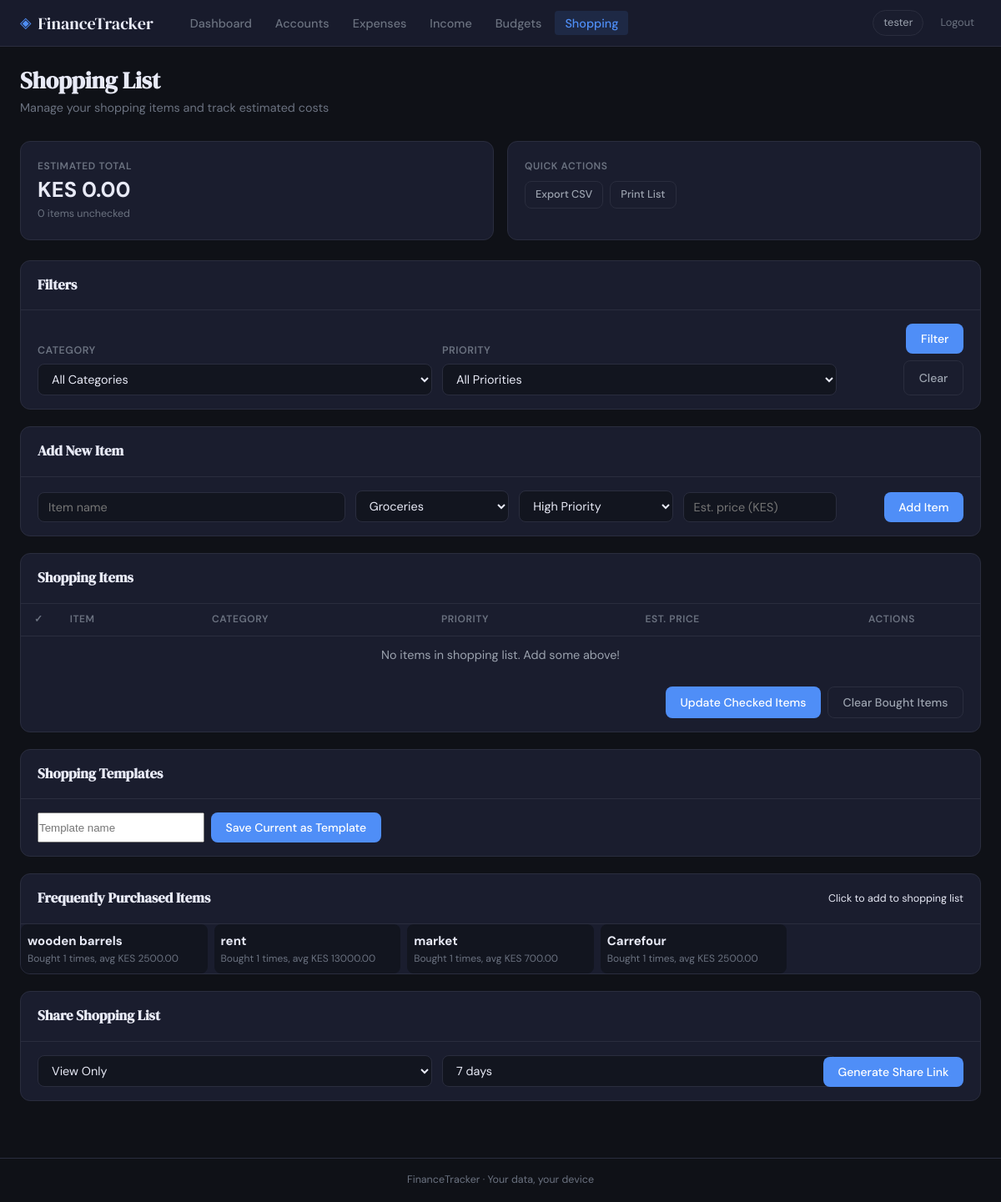
Page /shopping (signed in) on the committed database.
### tables this page shows
CREATE TABLE expenses (
            id INTEGER PRIMARY KEY AUTOINCREMENT,
            user_id INTEGER NOT NULL,
            amount REAL NOT NULL,
            description TEXT,
            category TEXT NOT NULL,
            subcategory TEXT NOT NULL,
            expense_date TEXT NOT NULL,
            created_at TEXT DEFAULT (datetime('now')), account_id INTEGER,
            FOREIGN KEY (user_id) REFERENCES users(id)
        );

### app.py (the view, shortened to what this page needs)
@app.route('/shopping', methods=['GET', 'POST'])
@login_required
def shopping():
    uid = current_user_id()
    db  = get_db()
    edit_id         = request.args.get('edit_id', type=int)
    category_filter = request.args.get('category_filter', '')
    priority_filter = request.args.get('priority_filter', '')
    query  = 'SELECT * FROM shopping_list WHERE user_id=?'
    params = [uid]
    if category_filter:
        query  += ' AND category=?'
        params.append(category_filter)
    if priority_filter:
        query  += ' AND priority=?'
        params.append(int(priority_filter))
    query += ' ORDER BY bought ASC, priority ASC, sort_order, id'
    items     = db.execute(query, params).fetchall()
    templates = db.execute(
        'SELECT * FROM shopping_templates WHERE user_id=? ORDER BY created_at DESC', (uid,)
    ).fetchall()
    shopping_total, shopping_count = get_shopping_total(uid)
    frequent_items  = get_frequent_items(uid)
    share_token     = get_active_share_token(uid)
    return render_template('shopping.html',
        items=items, edit_id=edit_id,
        categories=SHOPPING_CATEGORIES, priority_options=PRIORITY_OPTIONS,
        category_filter=category_filter, priority_filter=priority_filter,
        templates=templates,
        shopping_total=shopping_total, shopping_count=shopping_count,
        frequent_items=frequent_items, share_token=share_token,
        currency_symbol=CURRENCY_SYMBOL,
    )

### app.py (called while the page is built)
def get_db():
    if 'db' not in g:
        g.db = sqlite3.connect(DB_PATH)
        g.db.row_factory = sqlite3.Row
        g.db.execute('PRAGMA foreign_keys = ON')
    return g.db

def login_required(f):
    @wraps(f)
    def decorated(*args, **kwargs):
        if 'user_id' not in session:
            flash('Please log in to continue.', 'warning')
            return redirect(url_for('login'))
        return f(*args, **kwargs)
    return decorated

def current_user_id():
    return session.get('user_id')

def get_shopping_total(user_id):
    db = get_db()
    result = db.execute(
        'SELECT COALESCE(SUM(estimated_price), 0) as total, COUNT(*) as count '
        'FROM shopping_list WHERE user_id=? AND bought=0',
        (user_id,)
    ).fetchone()
    return result['total'], result['count']

def get_frequent_items(user_id, limit=8):
    db = get_db()
    rows = db.execute('''
        SELECT description, COUNT(*) as frequency, AVG(amount) as avg_price
        FROM expenses
        WHERE user_id=? AND description IS NOT NULL AND description != ''
        GROUP BY LOWER(description)
        ORDER BY frequency DESC
        LIMIT ?
    ''', (user_id, limit)).fetchall()
    return [dict(r) for r in rows]

def get_active_share_token(user_id):
    db = get_db()
    row = db.execute('''
        SELECT share_token FROM shopping_shares
        WHERE user_id=?
          AND (expires_at IS NULL OR expires_at > datetime('now'))
        ORDER BY created_at DESC LIMIT 1
    ''', (user_id,)).fetchone()
    return row['share_token'] if row else None

### templates/shopping.html (shortened to what this page needs)
{% extends "base.html" %}
{% block content %}
<div class="container">
    <div class="page-header">
        <div>
            <h1 class="page-title">Shopping List</h1>
            <p class="page-sub">Manage your shopping items and track estimated costs</p>
        </div>
    </div>
    <div class="kpi-row">
        <div class="kpi-card">
            <div class="kpi-label">Estimated Total</div>
            <div class="kpi-value">{{ currency_symbol }} {{ "{:,.2f}".format(shopping_total) }}</div>
            <div class="kpi-meta">{{ shopping_count }} items unchecked</div>
        </div>
        <div class="kpi-card">
            <div class="kpi-label">Quick Actions</div>
            <div class="summary-actions" style="display: flex; gap: 0.5rem; margin-top: 0.5rem;">
                <a href="{{ url_for('export_shopping') }}" class="btn btn-sm btn-outline">Export CSV</a>
                <a href="{{ url_for('print_shopping') }}" class="btn btn-sm btn-outline" target="_blank">Print List</a>
            </div>
        </div>
    </div>
    <div class="card">
        <div class="card-header">
            <h3 class="card-title">Filters</h3>
        </div>
        <form method="GET">
            <div class="form-row">
                <div class="form-group">
                    <label>Category</label>
                    <select name="category_filter">
                        <option value="">All Categories</option>
                    </select>
                </div>
                <div class="form-group">
                    <label>Priority</label>
                    <select name="priority_filter">
                        <option value="">All Priorities</option>
                    </select>
                </div>
                <div class="form-group form-group-btn">
                    <button type="submit" class="btn btn-primary">Filter</button>
                    <a href="{{ url_for('shopping') }}" class="btn btn-outline">Clear</a>
                </div>
            </div>
        </form>
    </div>
    <div class="card">
        <div class="card-header">
            <h3 class="card-title">Add New Item</h3>
        </div>
        <form method="POST">
            <div class="form-row">
                <div class="form-group form-group-wide">
                    <input type="text" name="item_name" placeholder="Item name" required>
                </div>
                <div class="form-group">
                    <select name="category">
                        {% for cat in categories %}
                        <option value="{{ cat }}">{{ cat }}</option>
                        {% endfor %}
                    </select>
                </div>
                <div class="form-group">
                    <select name="priority">
                        {% for val, label in priority_options %}
                        <option value="{{ val }}">{{ label }} Priority</option>
                        {% endfor %}
                    </select>
                </div>
                <div class="form-group">
                    <input type="number" step="0.01" name="estimated_price" placeholder="Est. price ({{ currency_symbol }})">
                </div>
                <div class="form-group form-group-btn">
                    <button type="submit" class="btn btn-primary">Add Item</button>
                </div>
            </div>
        </form>
    </div>
    <div class="card">
        <div class="card-header">
            <h3 class="card-title">Shopping Items</h3>
        </div>
        <form method="POST" id="shopping-form">
            <div class="table-scroll">
                <table class="data-table">
                    <thead>
                        <tr>
                            <th style="width: 40px;">✓</th>
                            <th>Item</th>
                            <th>Category</th>
                            <th>Priority</th>
                            <th class="col-right">Est. Price</th>
                            <th style="width: 150px;">Actions</th>
                        </tr>
                    </thead>
                    <tbody>
                        {% if not items %}
                        <tr>
                            <td colspan="6" class="empty-state">No items in shopping list. Add some above!</td>
                        </tr>
                        {% endif %}
                    </tbody>
                </table>
            </div>
            <div class="bulk-actions" style="display: flex; justify-content: flex-end; gap: 0.5rem; margin-top: 1rem;">
                <button type="submit" class="btn btn-primary">Update Checked Items</button>
                <button type="button" onclick="document.getElementById('clear-form').submit();" class="btn btn-outline">Clear Bought Items</button>
            </div>
        </form>
    </div>
    <div class="card">
        <div class="card-header">
            <h3 class="card-title">Shopping Templates</h3>
        </div>
        <div class="form-row">
            <div class="create-template">
                <form method="POST" style="display: flex; gap: 0.5rem;">
                    <input type="text" name="template_name" placeholder="Template name" class="form-group-wide">
                    <button type="submit" class="btn btn-primary">Save Current as Template</button>
                </form>
            </div>
        </div>
    </div>
    {% if frequent_items %}
    <div class="card">
        <div class="card-header">
            <h3 class="card-title">Frequently Purchased Items</h3>
            <small>Click to add to shopping list</small>
        </div>
        <div class="suggestion-list" style="display: grid; grid-template-columns: repeat(auto-fill, minmax(200px, 1fr)); gap: 0.5rem;">
            {% for item in frequent_items %}
            <div class="suggestion" onclick="addToShoppingList('{{ item.description }}')" style="background: var(--surface2); padding: 0.5rem; border-radius: var(--radius); cursor: pointer;">
                <strong>{{ item.description }}</strong>
                <small style="display: block; font-size: 0.75rem; color: var(--text-muted);">Bought {{ item.frequency }} times, avg {{ currency_symbol }} {{ "{:.2f}".format(item.avg_price) }}</small>
            </div>
            {% endfor %}
        </div>
    </div>
    {% endif %}
    <div class="card">
        <div class="card-header">
            <h3 class="card-title">Share Shopping List</h3>
        </div>
        {% if share_token %}
        <div class="share-link" style="display: flex; gap: 0.5rem;">
            <input type="text" readonly value="{{ url_for('shared_shopping_list', token=share_token, _external=True) }}" id="share-url" style="flex: 1;">
            <button onclick="copyShareUrl()" class="btn btn-primary">Copy Link</button>
        </div>
        {% else %}
        <form method="POST" action="{{ url_for('create_share_link') }}" id="share-form" class="form-row">
            <div class="form-group">
                <select name="access_type">
                    <option value="view">View Only</option>
                </select>
            </div>
            <div class="form-group">
                <select name="expires_days">
                    <option value="7" selected>7 days</option>
                </select>
            </div>
            <div class="form-group form-group-btn">
                <button type="button" onclick="createShareLink()" class="btn btn-primary">Generate Share Link</button>
            </div>
        </form>
        {% endif %}
    </div>
</div>
{% endblock %}

### static/style.css (style rules this page uses)
:root { --bg: #0f1117; --surface: #1a1d2e; --surface2: #12151f; --border: #2a2d3e; --accent: #3a3f60; --accent2: #252840; --primary: #4f8ef7; --primary-dark:#3a7ae0; --green: #2ecc71; --red: #e74c3c; --yellow: #f39c12; --purple: #9b59b6; --text: #e8eaf6; --text-muted: #6b7280; --text-sub: #9ca3af; --radius-sm: 4px; --radius: 8px; --radius-lg: 12px; --radius-xl: 18px; --font-sans: 'DM Sans', sans-serif; --font-disp: 'DM Serif Display', serif; --shadow: 0 2px 12px rgba(0,0,0,0.4); --shadow-lg: 0 8px 32px rgba(0,0,0,0.5); }
*, *::before, *::after { box-sizing: border-box; margin: 0; padding: 0; }
html { scroll-behavior: smooth; }
body { background: var(--bg); color: var(--text); font-family: var(--font-sans); font-size: 15px; line-height: 1.6; min-height: 100vh; display: flex; flex-direction: column; }
a { color: var(--primary); text-decoration: none; }
.container { max-width: 1200px; margin: 0 auto; padding: 0 1.5rem 3rem; }
.page-header { display: flex; align-items: flex-start; justify-content: space-between; gap: 1rem; margin-bottom: 1.75rem; flex-wrap: wrap; }
.page-title { font-family: var(--font-disp); font-size: 1.75rem; color: var(--text); line-height: 1.2; }
.page-sub { color: var(--text-muted); font-size: 0.9rem; margin-top: 0.25rem; }
.card { background: var(--surface); border: 1px solid var(--border); border-radius: var(--radius-lg); margin-bottom: 1.25rem; overflow: hidden; }
.card-header { display: flex; align-items: center; justify-content: space-between; padding: 1rem 1.25rem; border-bottom: 1px solid var(--border); }
.card-title { font-family: var(--font-disp); font-size: 1.05rem; color: var(--text); margin: 0; }
.btn { display: inline-flex; align-items: center; gap: 0.4rem; padding: 0.55rem 1.1rem; border-radius: var(--radius); font-family: var(--font-sans); font-size: 0.875rem; font-weight: 500; cursor: pointer; border: none; text-decoration: none; transition: opacity 0.15s, transform 0.1s, background 0.15s; white-space: nowrap; }
.btn-primary { background: var(--primary); color: #fff; }
.btn-outline { background: transparent; color: var(--text-sub); border: 1px solid var(--border); }
.btn-sm { padding: 0.35rem 0.75rem; font-size: 0.8rem; }
.form-row { display: flex; flex-wrap: wrap; gap: 0.75rem; padding: 1rem 1.25rem; align-items: flex-end; }
.form-group { display: flex; flex-direction: column; gap: 0.3rem; min-width: 140px; flex: 1; }
.form-group-wide { flex: 2; min-width: 200px; }
.form-group-btn { flex: 0; display: flex; gap: 0.5rem; align-items: flex-end; }
.form-group label { font-size: 0.78rem; font-weight: 600; color: var(--text-muted); text-transform: uppercase; letter-spacing: 0.04em; }
.form-group input, .form-group select, .form-group textarea { background: var(--surface2); border: 1px solid var(--border); border-radius: var(--radius); color: var(--text); font-family: var(--font-sans); font-size: 0.9rem; padding: 0.5rem 0.75rem; width: 100%; transition: border-color 0.15s; }
select option { background: var(--surface); }
.table-scroll { overflow-x: auto; }
.data-table { width: 100%; border-collapse: collapse; font-size: 0.88rem; }
.data-table thead th { padding: 0.6rem 1rem; text-align: left; font-size: 0.75rem; font-weight: 600; text-transform: uppercase; letter-spacing: 0.05em; color: var(--text-muted); border-bottom: 1px solid var(--border); white-space: nowrap; }
.data-table tbody td { padding: 0.65rem 1rem; border-bottom: 1px solid rgba(42,45,62,0.5); vertical-align: middle; color: var(--text-sub); }
.data-table tbody tr:last-child td { border-bottom: none; }
.col-right { text-align: right; }
.kpi-row { display: grid; grid-template-columns: repeat(auto-fit, minmax(180px, 1fr)); gap: 1rem; margin-bottom: 1.5rem; }
.kpi-card { background: var(--surface); border: 1px solid var(--border); border-radius: var(--radius-lg); padding: 1.25rem; }
.kpi-label { font-size: 0.75rem; font-weight: 600; text-transform: uppercase; letter-spacing: 0.05em; color: var(--text-muted); margin-bottom: 0.35rem; }
.kpi-value { font-size: 1.6rem; font-weight: 700; font-variant-numeric: tabular-nums; color: var(--text); line-height: 1.1; }
.kpi-meta { font-size: 0.78rem; color: var(--text-muted); margin-top: 0.25rem; }
.empty-state { padding: 2.5rem 1rem; text-align: center; color: var(--text-muted); font-size: 0.9rem; }
.suggestion { transition: background 0.15s; }
.bulk-actions { padding: 0 1.25rem 1rem; }

### rows in the picture
expenses: description "wooden barrels", frequency "1", currency_symbol "KES", avg_price "2500.00"
expenses: description "rent", frequency "1", currency_symbol "KES", avg_price "13000.00"
expenses: description "market", frequency "1", currency_symbol "KES", avg_price "700.00"
expenses: description "Carrefour", frequency "1", currency_symbol "KES", avg_price "2500.00"

### other values in the picture
{{ session.username }} "tester"
{{ currency_symbol }} "KES"
{{ "{:,.2f}".format(shopping_total) }} "0.00"
{{ shopping_count }} "0"
form field category "Groceries"
form field priority "High Priority"
